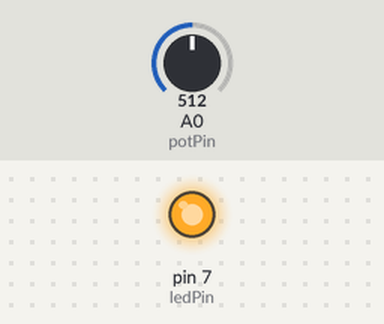
A sketch run on a simulated Arduino Uno, built with avr-gcc and run on an emulated ATmega328P. Parts: output pins drawn as LEDs (lit = HIGH). Inputs (shaded band) come from the test bench; at power-on: A0 (potPin) = 512.

Above: at 1.2 s.
1.3 s: A0 (potPin) set to 496
At 2.0 s:
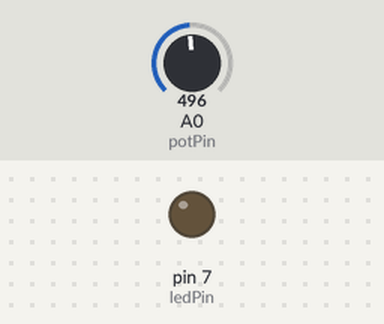
2.8 s: A0 (potPin) set to 511
At 3.3 s:
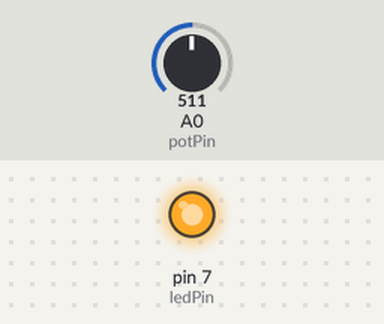
4.3 s: A0 (potPin) set to 306
At 5.7 s:
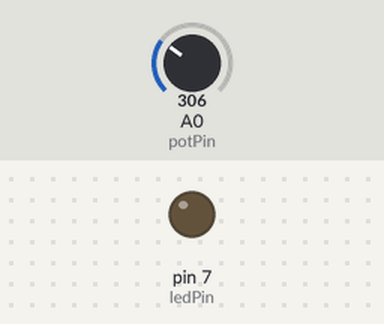
Timing chart, 0 to 7.3 s (numbered marks = the images above; inputs shaded):
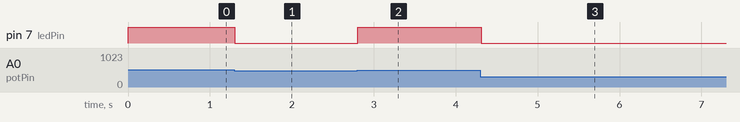

Measured:
- the behaviour switches between 504 and 503 on A0 (potPin) (found by bisection; images 0 and 1)
- after the input at 1.3 s, pin 7 (ledPin): HIGH → LOW at once
- after the input at 2.8 s, pin 7 (ledPin): LOW → HIGH at once
- after the input at 4.3 s, pin 7 (ledPin): HIGH → LOW at once

The sketch:

periferico.ino
```cpp
#include <Wire.h>

const int potPin = A0;   // Potenciómetro
const int ledPin = 7;    // LED en Peripheral
int potValue = 0;

void setup() {
  Wire.begin(8);                // Dirección I2C del Peripheral
  Wire.onRequest(requestEvent); // Responder al Controller
  pinMode(ledPin, OUTPUT);
}

void loop() {
  potValue = analogRead(potPin) / 4; // Escalar 0-1023 → 0-255

  // Encender/apagar LED local
  digitalWrite(ledPin, (potValue > 125) ? HIGH : LOW);
  delay(50);
}

// Función que envía el valor al Controller
void requestEvent() {
  Wire.write(potValue);  // Enviar un solo byte (0–255)
}
```
